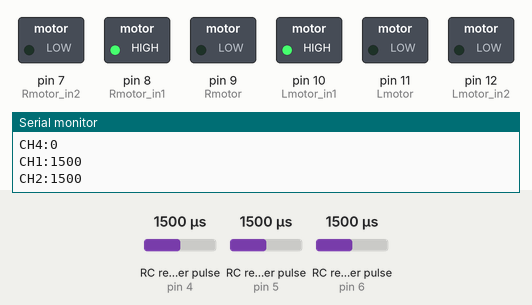
Simulated run of this sketch. Board: Arduino Uno, built with avr-gcc and run on an emulated ATmega328P. Shown: switched loads named in the sketch (green lamp = pin HIGH), the last lines printed to the serial monitor. Wiring (inferred from the names in the program): 3 × RC receiver channel: data pin 4 / data pin 5 / data pin 6. Inputs (shaded band) come from the test bench; at power-on: RC receiver pulse (sensors on pin 5, pin 4, pin 6) 1500 µs.

Above: at 1.2 s.
1.3 s: RC receiver pulse (sensor on pin 5) set to 1316 µs
2.8 s: RC receiver pulse (sensor on pin 5) set to 1292 µs
At 4.0 s:
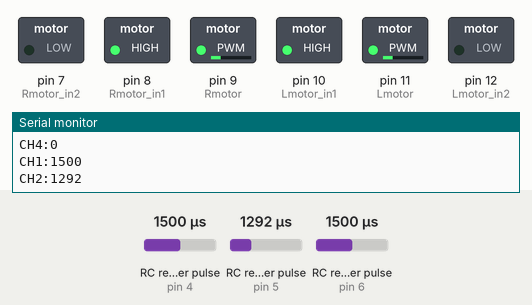
4.6 s: RC receiver pulse (sensor on pin 5) set to 1750 µs
At 7.1 s:
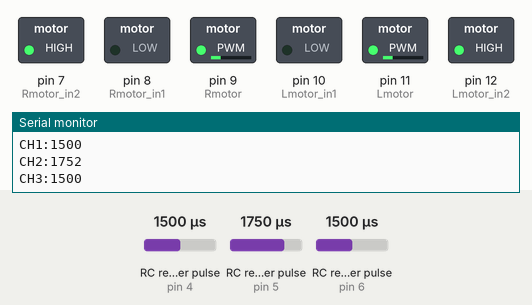
7.6 s: RC receiver pulse (sensor on pin 5) set to 1020 µs
At 9.2 s:
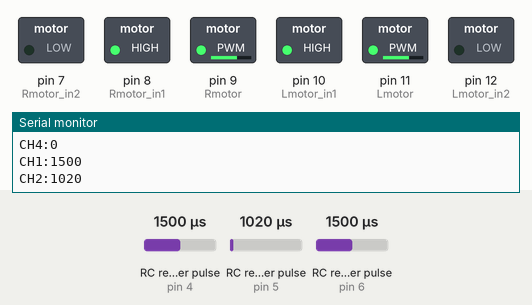
9.6 s: RC receiver pulse (sensor on pin 5) set to 1250 µs
At 12.1 s:
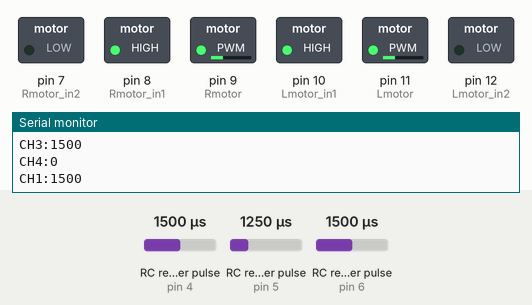
12.5 s: RC receiver pulse (sensor on pin 4) set to 1980 µs
Timing chart, 0 to 16.3 s (numbered marks = the images above; inputs shaded):
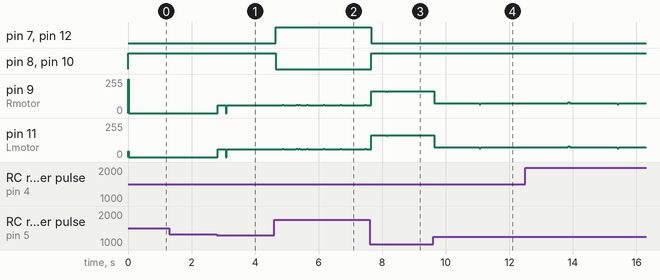

The sketch:

robo_base_v2.0.ino
```cpp
//written by ali

#include <EnableInterrupt.h>

#define SERIAL_PORT_SPEED 9600
#define RC_NUM_CHANNELS  4

#define RC_CH1  0
#define RC_CH2  1
#define RC_CH3  2
#define RC_CH4  3

#define RC_CH1_PIN  6
#define RC_CH2_PIN  5
#define RC_CH3_PIN  4
#define RC_CH4_PIN  3

uint16_t rc_values[RC_NUM_CHANNELS];
uint32_t rc_start[RC_NUM_CHANNELS];
volatile uint16_t rc_shared[RC_NUM_CHANNELS];

void rc_read_values() {
  noInterrupts();
  memcpy(rc_values, (const void *)rc_shared, sizeof(rc_shared));
  interrupts();
}

void calc_input(uint8_t channel, uint8_t input_pin) {
  if (digitalRead(input_pin) == HIGH) {
    rc_start[channel] = micros();
  } else {
    uint16_t rc_compare = (uint16_t)(micros() - rc_start[channel]);
    rc_shared[channel] = rc_compare;
  }
}

void calc_ch1() {
  calc_input(RC_CH1, RC_CH1_PIN);
}
void calc_ch2() {
  calc_input(RC_CH2, RC_CH2_PIN);
}
void calc_ch3() {
  calc_input(RC_CH3, RC_CH3_PIN);
}
void calc_ch4() {
  calc_input(RC_CH4, RC_CH4_PIN);
}


// const int Lmotor = 9;
// const int Lmotor_in1 = 8;
// const int Lmotor_in2 = 7;

// const int Rmotor = 11;
// const int Rmotor_in1 = 10;
// const int Rmotor_in2 = 12;

const int Lmotor = 11;
const int Lmotor_in1 = 10;
const int Lmotor_in2 = 12;

const int Rmotor = 9;
const int Rmotor_in1 = 8;
const int Rmotor_in2 = 7;

void setup() {

Serial.begin(SERIAL_PORT_SPEED);

pinMode(RC_CH1_PIN, INPUT);
pinMode(RC_CH2_PIN, INPUT);
pinMode(RC_CH3_PIN, INPUT);
pinMode(RC_CH4_PIN, INPUT);


enableInterrupt(RC_CH1_PIN, calc_ch1, CHANGE); // direction wheel
enableInterrupt(RC_CH2_PIN, calc_ch2, CHANGE); // trigger
enableInterrupt(RC_CH3_PIN, calc_ch3, CHANGE); // knob
enableInterrupt(RC_CH4_PIN, calc_ch4, CHANGE); // button


pinMode (Lmotor,OUTPUT);
pinMode (Lmotor_in1,OUTPUT);
pinMode (Lmotor_in2,OUTPUT);

pinMode (Rmotor,OUTPUT);
pinMode (Rmotor_in1,OUTPUT);
pinMode (Rmotor_in2,OUTPUT);


}

void forward(int speed){

  digitalWrite(Rmotor_in1, LOW);
  digitalWrite(Rmotor_in2, HIGH);
  analogWrite(Rmotor, speed);

  digitalWrite(Lmotor_in1, LOW);
  digitalWrite(Lmotor_in2, HIGH);
  analogWrite(Lmotor, speed);
}

void reverse(int speed){

  digitalWrite(Rmotor_in1, HIGH);
  digitalWrite(Rmotor_in2, LOW);
  analogWrite(Rmotor, speed);

  digitalWrite(Lmotor_in1, HIGH);
  digitalWrite(Lmotor_in2, LOW);
  analogWrite(Lmotor, speed);

}

void leftMove(int speed){

  digitalWrite(Lmotor_in1, LOW);
  digitalWrite(Lmotor_in2, HIGH);
  analogWrite(Lmotor, speed);

  digitalWrite(Rmotor_in1, HIGH);
  digitalWrite(Rmotor_in2, LOW);
  analogWrite(Rmotor, speed);

}

void rightMove(int speed){

  digitalWrite(Lmotor_in1, HIGH);
  digitalWrite(Lmotor_in2, LOW);
  analogWrite(Lmotor, speed);

  digitalWrite(Rmotor_in1, LOW);
  digitalWrite(Rmotor_in2, HIGH);
  analogWrite(Rmotor, speed);

}

void stop(){

  analogWrite(Rmotor, 0);
  analogWrite(Lmotor, 0);

}

void loop() {

   rc_read_values();


// robot moving forward and in reverse using Hobby RC controller
  if (rc_values[RC_CH2] > 1600) forward(map(rc_values[RC_CH2], 1600, 2056, 0, 180));  // power reduced from 225 to 180
  if (rc_values[RC_CH2] < 1450) reverse(map(rc_values[RC_CH2], 1450, 980, 0, 180));   // power reduced from 225 to 180
  if ((rc_values[RC_CH2] < 1700) && (rc_values[RC_CH2] > 1300)) stop();


// robot moving right and left using Hobby RC controller

  // if (rc_values[RC_CH1] > 1700) rightMove(map(rc_values[RC_CH1], 1700, 2200, 0, 255));
   if (rc_values[RC_CH4] > 1700) rightMove( 150);
  // if (rc_values[RC_CH1] < 1350) leftMove(map(rc_values[RC_CH1], 1300, 995, 0, 255));


  Serial.print("CH1:"); Serial.println(rc_values[RC_CH1]);
  Serial.print("CH2:"); Serial.println(rc_values[RC_CH2]);
  Serial.print("CH3:"); Serial.println(rc_values[RC_CH3]);
  Serial.print("CH4:"); Serial.println(rc_values[RC_CH4]);
  Serial.println();  // blank line


}
```

Measured:
- the behaviour switches between 1301 and 1300 µs on RC receiver pulse (sensor on pin 5) (found by bisection; images 0 and 1)
- after the input at 2.8 s, pin 9 (Rmotor), pin 11 (Lmotor): 0/255 → 60/255 at once
- after the input at 4.6 s, pin 7 (Rmotor_in2), pin 12 (Lmotor_in2): LOW → HIGH after 0.05 s; pin 8 (Rmotor_in1), pin 10 (Lmotor_in1): HIGH → LOW after 0.05 s
- after the input at 7.6 s, pin 7 (Rmotor_in2), pin 12 (Lmotor_in2): HIGH → LOW after 0.05 s; pin 8 (Rmotor_in1), pin 10 (Lmotor_in1): LOW → HIGH after 0.05 s
- after the input at 9.6 s, pin 9 (Rmotor), pin 11 (Lmotor): 164/255 → 75/255 at once
